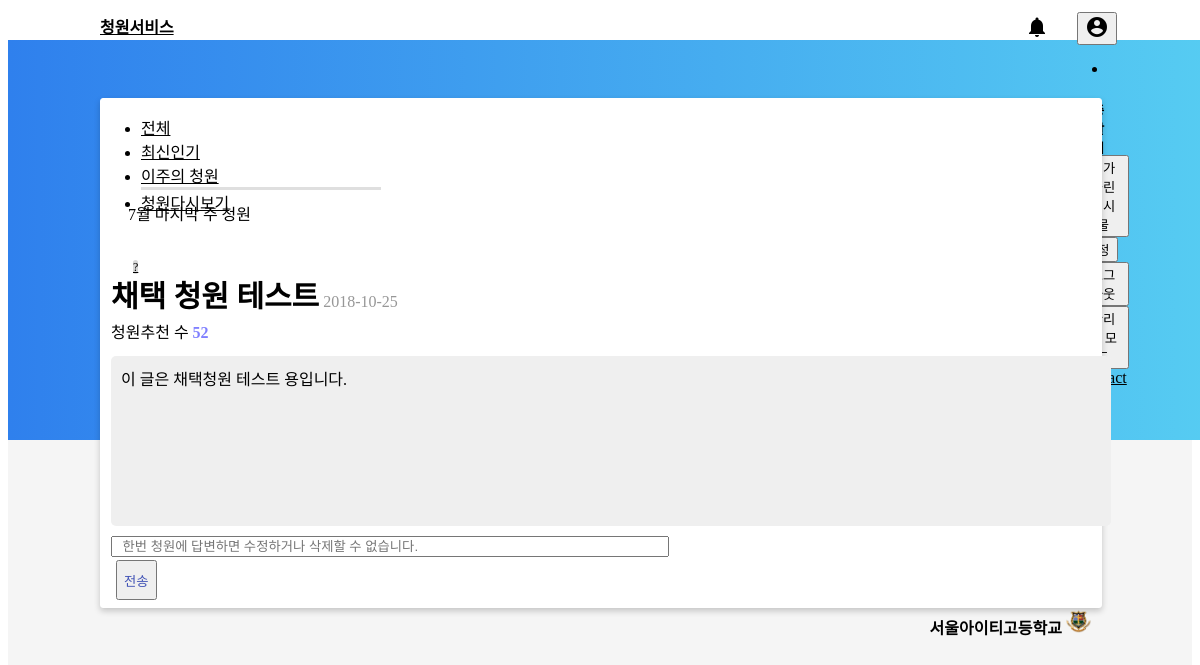
Screenshot of /vote_thisweek.php (signed in) with the database file from the repository.
### tables this page shows
CREATE TABLE `seoulit_highschool_vote_thisweek` (
  `vote_number` int(11) NOT NULL,
  `vote_title` text NOT NULL,
  `vote_description` text NOT NULL,
  `vote_date` text NOT NULL,
  `vote_agree_count` int(11) NOT NULL,
  `vote_select_check` text NOT NULL
);

### asset/modules/school_check.php (called while the page is built)
<?php
function school_check($input)
{
    if ($input == 'seoulit_highschool') {
            return ('서울아이티고등학교');
    } else if ($input == 'sunrin_internet_highschool') {
            return ('선린인터넷고등학교');
    } else if ($input == 'hansei_cyber_highschool') {
            return ('한세사이버고등학교');
    } else {
            return ('wrong connect.');
    }
}
?>

### vote_thisweek.php (the view, shortened to what this page needs)
<!DOCTYPE html>
<html lang="en"><head>
        <link rel="stylesheet" href="/asset/css/vote_thisweek.css">
        <link rel="stylesheet" href="/asset/css/my-navbar.css">
        <link rel="stylesheet" href="https://unpkg.com/bootstrap-material-design@4.1.1/dist/css/bootstrap-material-design.min.css">
        <?php
        require('./asset/modules/school_check.php');
        ?>
        </head>
        <body>
            <div class="background-grid1">
                <div class="my-navbar">
                    <div class="navbar-container">
                        <span class="brand">
                            <a href="dashboard.php">
                                <strong>청원서비스</strong>
                            </a>
                        </span>
                        <span class="alerm navbar-icon-setting">
                            <em class="material-icons">notifications</em>
                        </span>
                        <span class="account navbar-icon-setting">
							<div class="dropdown pull-xs-right">
						  <button class="btn bmd-btn-icon dropdown-toggle" type="button" id="lr1" data-toggle="dropdown" aria-haspopup="true" aria-expanded="false">
							<em class="material-icons">account_circle</em>
						  </button>
						  <div class="dropdown-menu dropdown-menu-right" aria-labelledby="lr1">
							<?php
                            $user_name_profile = $_SESSION["session_user_name"];
                            $user_type = $_SESSION["session_user_type"];
                            $user_type_profile = user_profile($user_type);
                            echo '
                            <li class="user_profile">
                                <h5><strong>'.$user_name_profile.'</strong></h5>
                                <p>'.$user_type_profile.'</p>
                            </li>
                            ';
                            ?>
							<a href="my-upload.php"><button class="dropdown-item" type="button">내가 올린 게시물</button></a>
							<a href="setting.php"><button class="dropdown-item" type="button">설정</button></a>
                            <a href="./asset/modules/logout_process.php"><button class="dropdown-item" type="button">로그아웃</button></a>
                            <a href="page-for-admin.php"><button class="dropdown-item disabled" type="button">관리자 모드</button></a>
							<a href="contact.php"><a class="dropdown-item" href="#">Contact us</a></a>
						  </div>
						</div>
                        </span>
                    </div>
                </div>
                <div class="postlist">
                    <div class="post-menus">
                        <ul class="nav nav-pills nav-fill">
                            <li class="nav-item">
                                <a class="nav-link" href="dashboard.php">전체</a>
                            </li>
                            <li class="nav-item">
                                <a class="nav-link" href="dashboard.php">최신인기</a>
                            </li>
                            <li class="nav-item nav-active">
                                <a class="nav-link" href="vote_thisweek.php">이주의 청원</a>
                            </li>
                            <li class="nav-item">
                                <a class="nav-link" href="dashboard.php">청원다시보기</a>
                            </li>
                        </ul>
                    </div>
					<div class="vote-thisweek">
                        <?php
                        $date_month = date('n');
                        $date_day = date('j');
                        if($date_day>=1 and $date_day<=7) {
                            $date_vote_thisweek = $date_month."월 첫째 주 청원";
                        } else if($date_day>=8 and $date_day<=14) {
                            $date_vote_thisweek = $date_month."월 둘째 주 청원";
                        } else if($date_day>=15 and $date_day<=21) {
                            $date_vote_thisweek = $date_month."월 셋째 주 청원";
                        } else if($date_day>=21 and $date_day<=28) {
                            $date_vote_thisweek = $date_month."월 넷째 주 청원";
                        } else if($date_day>=28 and $date_day<=31) {
                            $date_vote_thisweek = $date_month."월 마지막 주 청원";
                        }
                        $sql = "SELECT * FROM ".$_SESSION['session_user_school']."_vote_thisweek WHERE vote_select_check = 'yes'";
                        $result = mysqli_query($conn, $sql);
                        if($result == true) {
                            $vote_post = mysqli_fetch_array($result);
                            echo '
                            <div class="row page-title-column">
                              <p class="page-title">'.$date_vote_thisweek.'</p>
                              <a href="#" class="custom-icon" data-toggle="tooltip" data-placement="bottom" title="이주의 청원은 매주 월~금요일 동안 가장 많은 청원동의를 받은 글이 채택되며,
                              토~일요일까지 유지됩니다. 갱신시간은 매주 토요일 오후3시입니다.">?</a>
                            </div>
                            <p class="post-info">
                                <span class="post-title"><strong>'.$vote_post['vote_title'].'</strong></span>
                                <span class="post-date">'.$vote_post['vote_date'].'</span>
                            </p>
                            <p class="post-agree">청원추천 수 <span class="post-agree-count"><strong>'.$vote_post['vote_agree_count'].'</strong></span></p>
                            <div class="post-description">'.$vote_post['vote_description'].'</div>
                              ';
                            $user_id = $_SESSION["session_user_id"];
                            $sql = "SELECT * FROM user_info WHERE user_id = '$user_id' and user_type = 'teacher'";
                            $result = mysqli_query($conn, $sql)or die(mysqli_error($conn));
                            $user_row = mysqli_num_rows($result);
                            if($user_row == 1) {
                                $sql = "SELECT * FROM ".$_SESSION['session_user_school']."_vote_thisweek WHERE vote_select_check = 'yes'";
                                $result = mysqli_query($conn, $sql)or die(mysqli_error($conn));
                                $result = mysqli_fetch_array($result);
                                echo '
                                <form action="./asset/modules/vote_thisweek_comment_process.php" method="POST">
                                    <div class="input-group mb-3 comment">
                                    <input type="hidden" name="vote_number" value="'.$result['vote_number'].'">
                                    <input type="text" name="description" placeholder="  한번 청원에 답변하면 수정하거나 삭제할 수 없습니다." class="input-text">
                                    <div class="input-group-append">
                                        <button type="submit" class="btn btn-primary comment-submit">전송</button>
                                    </div>
                                    </div>
                                </form>
                                ';
                            } else {
                                echo ('<p class="comment-block">댓글을 작성할 권한이 없습니다.<p>');
                            }
                        } else if ($result == false) {
                          echo ('<strong>WARNING</strong> | 아직 준비되지 않았습니다.');
                        }
                        ?>
					</div>
                    <?php
                    $school_name = $_SESSION["session_user_school"];
                    $school_name_forLogo = school_check($school_name);
                    echo '
                    <span class="school-info">
                        <strong>'.$school_name_forLogo.'</strong>
                        <img src="./asset/img/'.$_SESSION["session_user_school"].'_logo.png" width="25" height="25" class="img-setting01">
                    </span>
                    ';
                    ?>
            	</div>
        	</div>
</body>
</html>

### asset/css/vote_thisweek.css (style rules this page uses)
.background-grid1 { width: 100%; height: 1080px; background-color: #F5F5F5; }
.postlist { width: 1000px; min-height: 500px; background-color: #FFFFFF; z-index: 3; position: relative; left: 50%; margin-left: -500px; top: 50px; z-index: 0; box-shadow: 0 3px 6px 0 rgba(0, 0, 0, 0.2); border: 1px solid white; border-radius: 3px; }
.vote-thisweek { padding: 10px; }
.vote-thisweek>p { line-height: 15px; }
.page-title-column { position: relative; left: 17px; }
.page-title { margin-bottom: 30px; }
.custom-icon { width: 18px; height: 18px; background-color: rgba(215,215,215,1.00); border-radius: 10px; text-align: center; font-size: 12px; position: relative; top: 2px; margin-left: 5px; cursor: pointer; }
.post-title { font-size: 30px; }
.post-date { color: rgba(151,151,151,1.00); }
.post-agree-count { color: rgba(128,128,255,1.00); }
.post-description { width: 100%; min-height: 150px; background-color: rgba(239,239,239,1.00); border-radius: 5px; padding: 10px; }
.comment { margin-top: 10px; width: 800px!important; }
.comment>input { width: 550px!important; }
.comment-submit { color: #3F51B5!important; position: relative; top: 3px; left: 5px; height: 40px; }

### asset/css/my-navbar.css (style rules this page uses)
.my-navbar { width: 100%; height: 40px; background-color: white; }
.navbar-container { width: 1000px; height: 40px; position: relative; left: 50%; margin-left: -500px; }
.brand { position: relative; line-height: 40px; }
.alerm { position: absolute; top: 7px; left: 925px; }
.account { position: absolute; top: 4px; left: 977px; }
.post-menus { height: 60px; width: 1000px; }
.post-menus>.nav>.nav-item { width: 25%; }
.post-menus>.nav>.nav-active { border-bottom: 3px solid #DFDFDF!important; }
.school-info { position: absolute; bottom: -32px; right: 10px; }
a { color: black!important; }
.user_profile { padding: 15px; height: 80px; }
.user_profile>p { color: gray; }

### rows the page displays
seoulit_highschool_vote_thisweek: vote_title "채택 청원 테스트", vote_date "2018-10-25", vote_agree_count "52", vote_description "이 글은 채택청원 테스트 용입니다."

### other values shown
$school_name_forLogo "서울아이티고등학교"
